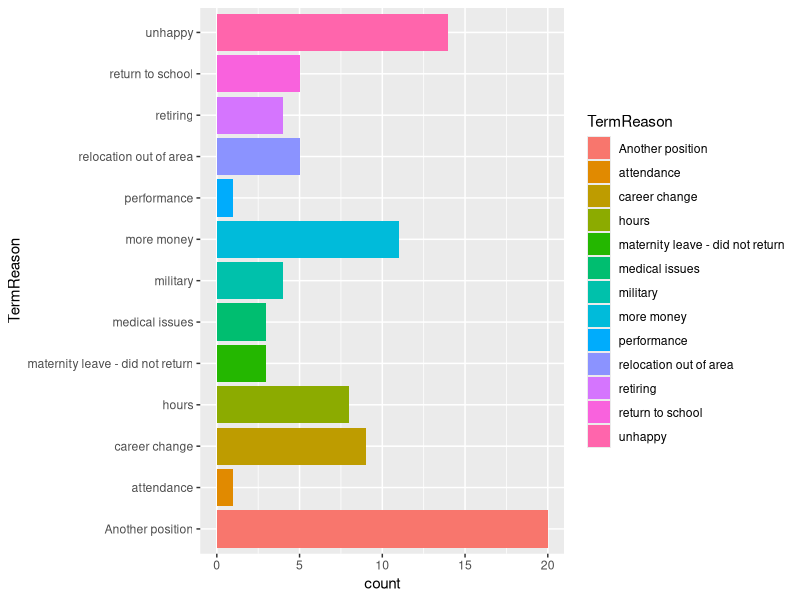
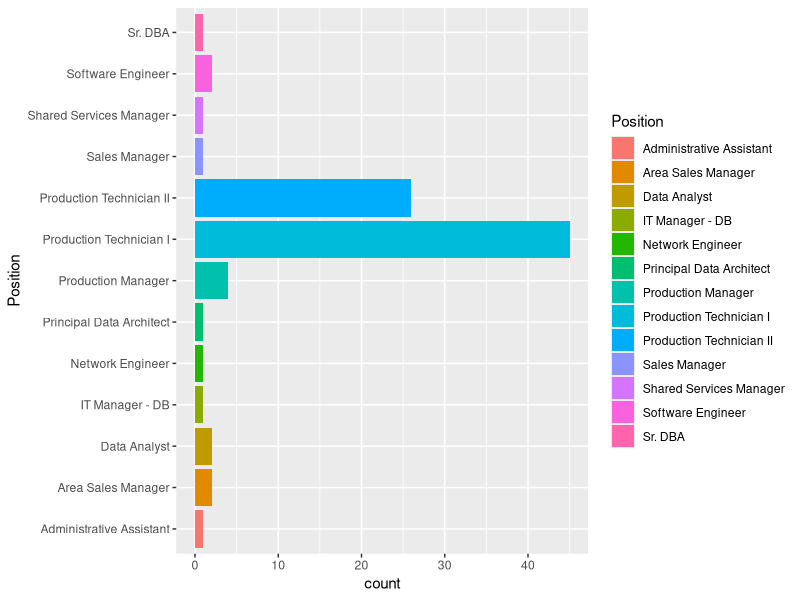

These charts were generated, in order, by the following R code:
#           HELPFUL LINKS: 
#______________________________________
# R4DS https://r4ds.had.co.nz/

# Cox Proportional Hazards Model
# http://www.sthda.com/english/wiki/cox-proportional-hazards-model#r-function-to-compute-the-cox-model-coxph

# HR Analytics Live
# https://hranalytics.live/

# If you need to bin some age groups:
# See https://hranalyticslive.netlify.com/13-pay-gap.html   
# or
# https://rstudio-pubs-static.s3.amazonaws.com/222993_e1059369754f419a9360e7b0d431f3e1.html

# Statistical Tools
# http://www.sthda.com/english/

# Caret
# http://topepo.github.io/caret/index.html

library(tidyverse)
library(readr)
library(caret)
library(survival)


HR_data <- read_csv("HR_data.csv")
View(HR_data)


volTerm <- HR_data %>%
  filter(EmploymentStatus == "Voluntarily Terminated")

ggplot(data = volTerm, mapping = aes(x = TermReason, fill = TermReason)) +
  geom_bar() +
  coord_flip()
  
ggplot(data = volTerm, mapping = aes(x = Position, fill = Position)) +
  geom_bar() +
  coord_flip()

# Add Tenure, YOS, Age Bucket, and variables of your choosing depending on the data

df <- HR_data %>%
  filter(EmploymentStatus %in% c("Active", "Voluntarily Terminated")) %>%
  select(Sex, MaritalDesc, RaceDesc, Department, PayRate, ManagerName, 
         PerformanceScore, EngagementSurvey, EmploymentStatus) %>%
  rename(Marital_Status = MaritalDesc, Race = RaceDesc, Manager = ManagerName)
 



  